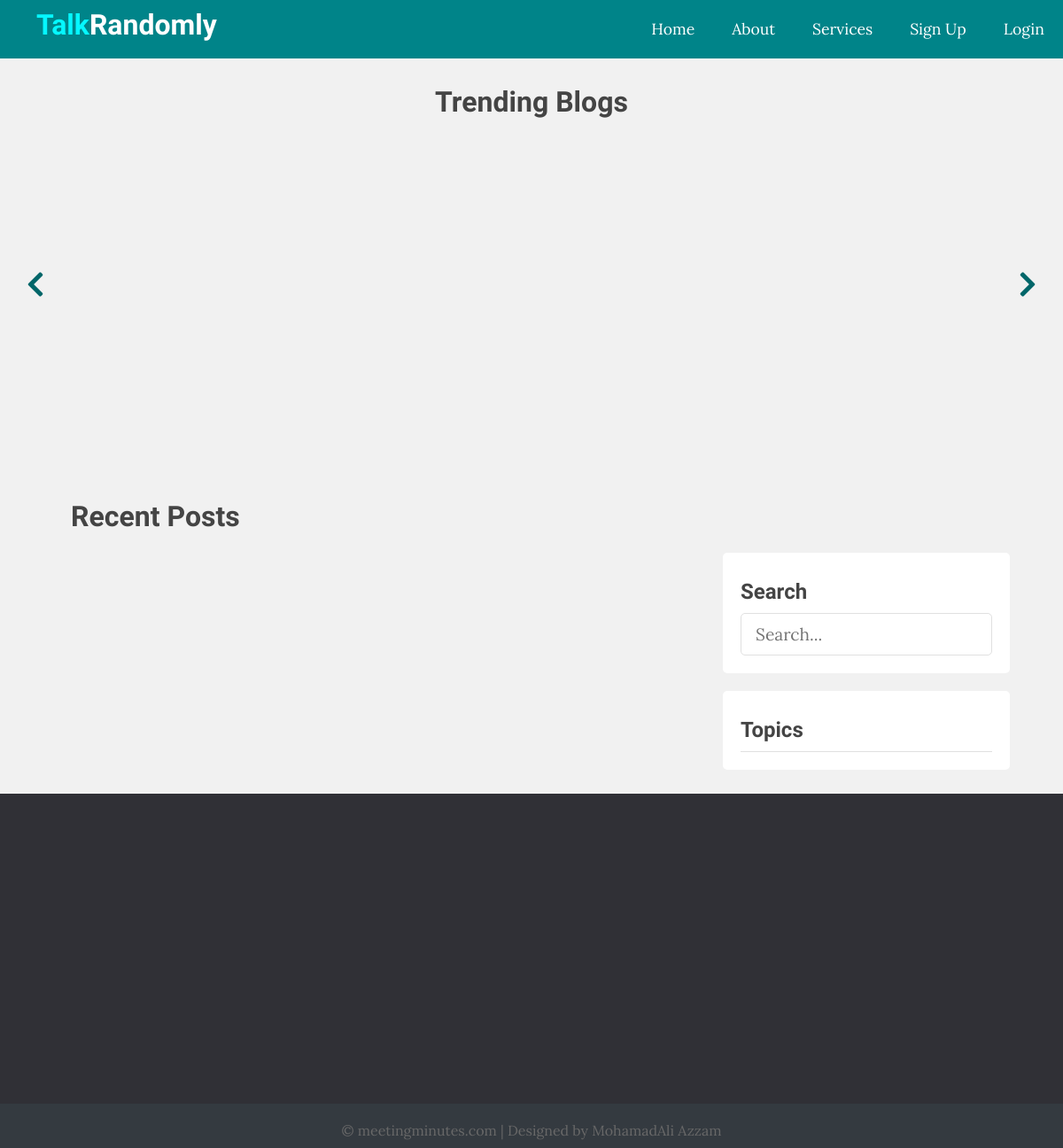
Before: / with the older database file.
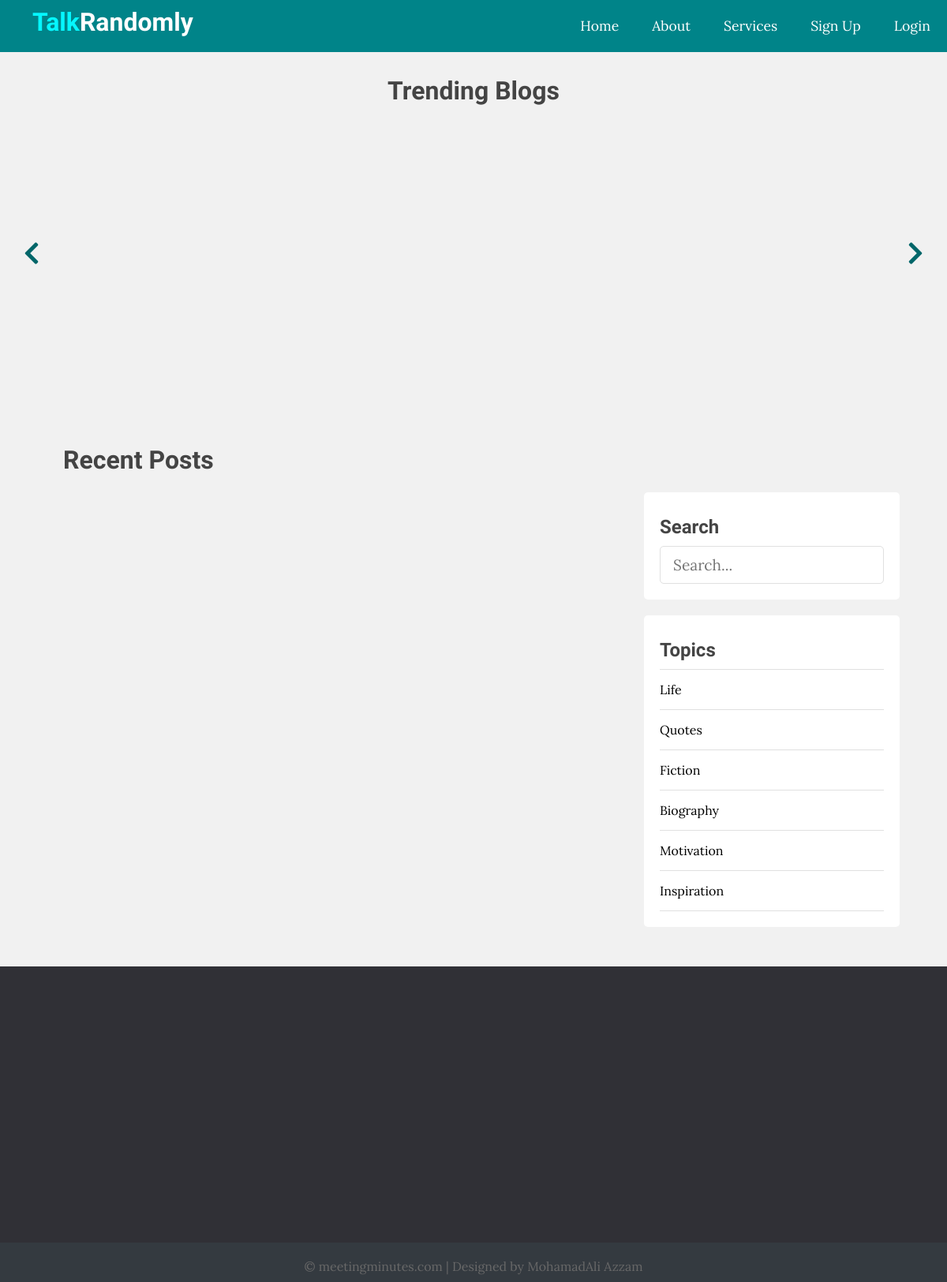
After: the same page with the newer database file.
### tables this page shows
CREATE TABLE `topics` (
  `id` int(11) NOT NULL,
  `name` varchar(100) NOT NULL,
  `description` text NOT NULL
);

### app/controllers/topics.php (called while the page is built, shortened)
<?php
include ROOT_PATH . '/app/database/db.php';
$table = 'topics';
$topics = selectAll($table);

### app/database/db.php (called while the page is built, shortened)
<?php
require 'connect.php';
function selectAll($table, $conditions = [])
{
    global $conn;
    $sql = "SELECT * FROM $table";
    if (empty($conditions)) {
        $stmt = $conn->prepare($sql);
        $stmt->execute();
        $records = $stmt->get_result()->fetch_all(MYSQLI_ASSOC);
        return $records;
    }
}

### index.php (the view, shortened to what this page needs)
<?php
include ROOT_PATH . '/app/controllers/topics.php';
$postsTitle = 'Recent Posts';
?>
<!DOCTYPE html>
<html lang="en">
<head>
    <link rel="stylesheet" href="https://use.fontawesome.com/releases/v5.8.2/css/all.css">
    <link rel="stylesheet" href="assets/css/style.css">
</head>
<body>
    <?php include ROOT_PATH . '/app/includes/header.php'; ?>
    <div class="page-wrapper">
        <div class="post-slider">
            <h1 class="slider-title">Trending Blogs</h1>
            <i class="fa fa-chevron-left prev"></i>
            <i class="fa fa-chevron-right next"></i>
            <div class="post-wrapper">
            </div>
        </div>
        <div class="content clearfix">
            <div class="main-content">
                <h1 class="recent-post-title"><?php echo $postsTitle; ?></h1>
            </div>
            <div class="sidebar">
                <div class="section search">
                    <h2 class="section-title">Search</h2>
                    <form action="index.php" method="post">
                        <input type="text" name="search-term" class="text-input" placeholder="Search...">
                    </form>
                </div>
                <div class="section topics">
                    <h2 class="section-title">Topics</h2>
                    <ul>
                        <?php foreach ($topics as $key => $topic) : ?>
                            <li><a href="<?php echo BASE_URL . '/index.php?t_id=' . $topic['id'] . '&name=' . $topic['name']; ?>"><?php echo $topic['name']; ?></a></li>
                        <?php endforeach; ?>
                    </ul>
                </div>
            </div>
        </div>
    </div>
    <?php include ROOT_PATH . '/app/includes/footer.php'; ?>
</body>
</html>

### app/includes/header.php (shortened to what this page needs)
<header>
    <a href="<?php echo BASE_URL . '/index.php'; ?>" class="logo">
        <h1 class="logo-text"><span>Talk</span>Randomly</h1>
    </a>
    <ul class="nav">
        <li><a href="<?php echo BASE_URL . '/index.php'; ?>">Home</a></li>
        <li><a href="#">About</a></li>
        <li><a href="#">Services</a></li>
        <?php if (isset($_SESSION['id'])): ?>
            <li>
                <a href="#">
                    <i class="fa fa-user"></i>
                    <?php echo $_SESSION['username']; ?>
                    <i class="fa fa-chevron-down" style="font-size: .8em;"></i>
                </a>
                <ul>
                    <?php if($_SESSION['admin']):?>
                        <li><a href="<?php echo BASE_URL . '/admin/dashboard.php' ?>">Dashboard</a></li>
                    <?php endif; ?>
                    <li><a href="<?php echo BASE_URL . '/logout.php' ?>" class="logout">Logout</a></li>
                </ul>
            </li>
        <?php else: ?>
            <li><a href="<?php echo BASE_URL . '/register.php' ?>">Sign Up</a></li>
            <li><a href="<?php echo BASE_URL . '/login.php' ?>">Login</a></li>
        <?php endif;?>
    </ul>
</header>

### app/includes/footer.php
<div class="footer">
    <div class="footer-bottom">
        &copy; meetingminutes.com | Designed by MohamadAli Azzam
    </div>
</div>

### assets/css/style.css (style rules this page uses)
* { box-sizing: border-box; }
html, body { height: 100%; padding: 0px; margin: 0px; background: #f1f1f1; font-family: 'Lora', serif; }
h1, h2, h3, h4, h5, h6 { font-family: 'Candal', serif; color: #444; margin: 5px; }
a { text-decoration: none; color: inherit; }
.clearfix::after { content: ''; display: block; clear: both; }
.text-input { padding: .7rem 1rem; display: block; width: 100%; border-radius: 5px; border: 1px solid #e0e0e0; outline: none; color: #444; line-height: 1.5rem; font-size: 1.2em; font-family: 'Lora', serif; }
header { background-color: #008489; height: 66px; }
header * { color: #fff; }
header .logo { float: left; height: inherit; margin-left: 2em; }
header .logo-text { margin: 9px; font-family: 'Candal', serif; }
header .logo-text span { color: #05f7ff; }
header ul { float: right; margin: 0px; padding: 0px; list-style: none; }
header ul li { float: left; position: relative; }
header ul li a { display: block; padding: 21px; font-size: 1.1em; text-decoration: none; }
.page-wrapper { min-height: 100%; }
.post-slider { position: relative; }
.post-slider .slider-title { text-align: center; margin: 30px auto; }
.post-slider .next { position: absolute; top: 50%; right: 30px; font-size: 2em; color: #006669; cursor: pointer; }
.post-slider .prev { position: absolute; top: 50%; left: 30px; font-size: 2em; color: #006669; cursor: pointer; }
.post-slider .post-wrapper { width: 84%; height: 350px; margin: 0 auto; overflow: hidden; padding: 10px 0 10px 0; }
.content { width: 90%; margin: 30px auto 30px; }
.content .main-content { width: 70%; float: left; }
.content .main-content .recent-post-title { margin: 20px; }
.content .sidebar { width: 30%; float: left; }
.content .sidebar .section { background: #fff; padding: 20px; border-radius: 5px; margin-bottom: 20px; }
.content .sidebar .section .section-title { margin: 10px 0 10px 0; }
.content .sidebar .section.search { margin-top: 80px; }
.content .sidebar .section.topics ul { margin: 0; padding: 0; list-style: none; border-top: 1px solid #e0e0e0; }
.content .sidebar .section.topics ul li a { display: block; padding: 15px 0 15px 0; border-bottom: 1px solid #e0e0e0; transition: all .3s; }
.footer { background: #303036; color: #434343; height: 400px; position: relative; }
.footer .footer-bottom { background: #343a40; color: #686868; height: 50px; width: 100%; text-align: center; position: absolute; bottom: 0px; left: 0; padding-top: 20px; }

Changed rows visible on the page:
added topics: name "Life"
added topics: name "Quotes"
added topics: name "Fiction"
added topics: name "Biography"
added topics: name "Motivation"
added topics: name "Inspiration"
